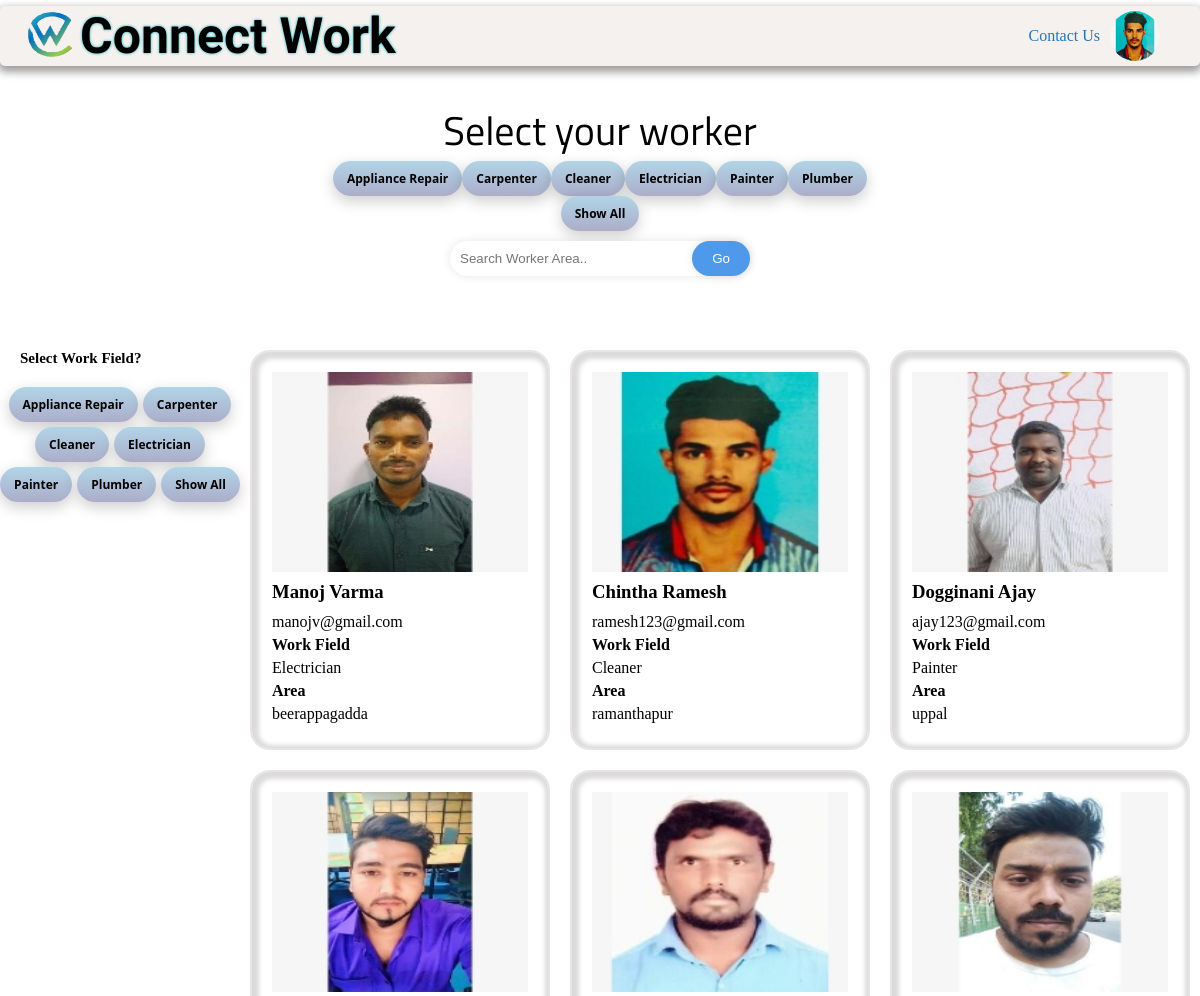
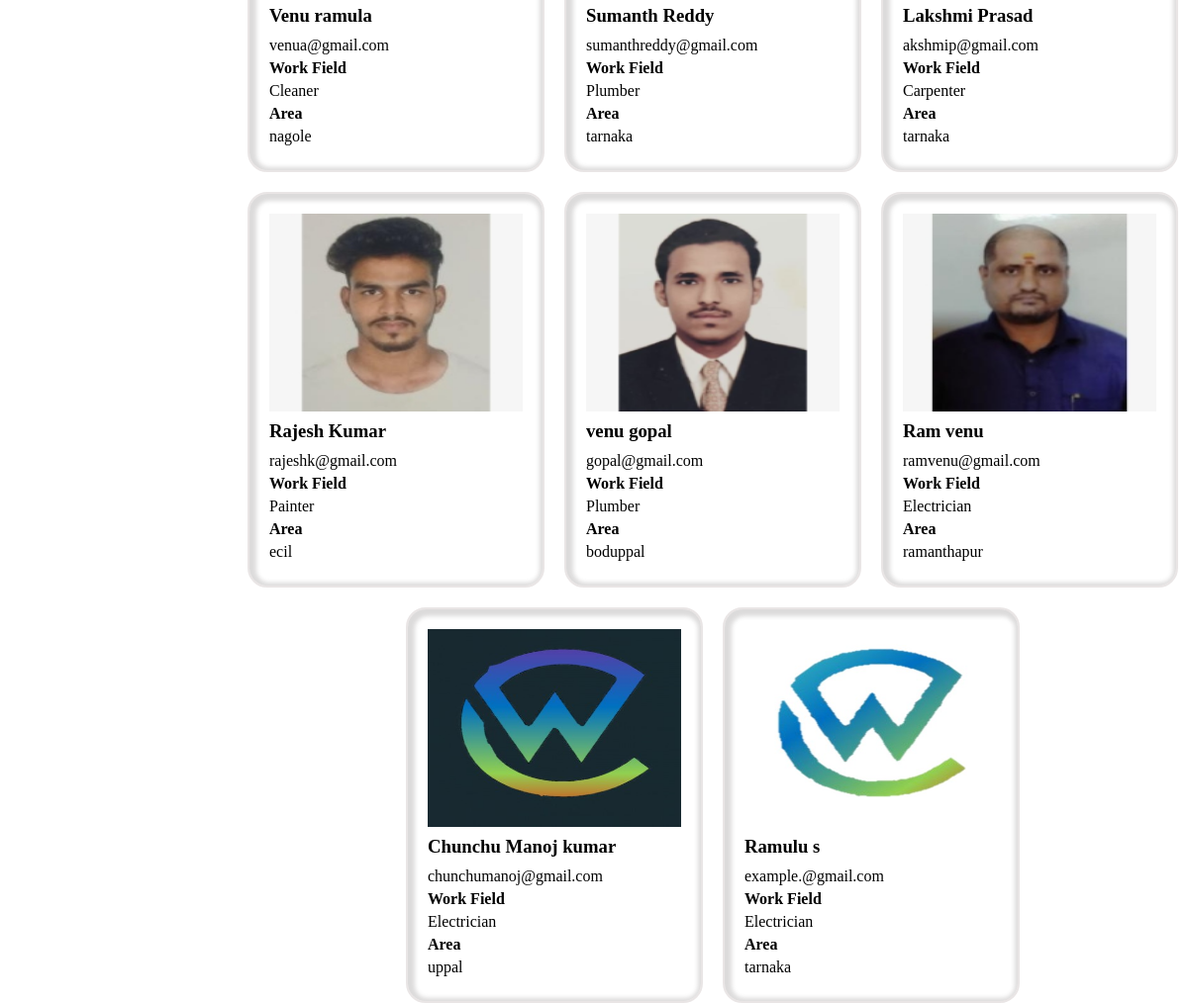
/dashboard/workers_list.php (signed in), run on the app's committed database (2 pictures, top to bottom).
### tables this page shows
CREATE TABLE `workers` (
  `id` int(11) NOT NULL,
  `username` varchar(255) NOT NULL,
  `full_name` varchar(255) NOT NULL,
  `email` varchar(255) NOT NULL,
  `password` varchar(255) NOT NULL,
  `mobile_number` varchar(10) NOT NULL,
  `address` varchar(255) NOT NULL,
  `area` varchar(255) NOT NULL,
  `pin_code` varchar(6) NOT NULL,
  `work_experience` varchar(255) NOT NULL,
  `description` text NOT NULL,
  `profile_pic` varchar(400) NOT NULL,
  `field` varchar(30) NOT NULL,
  `created` timestamp NOT NULL DEFAULT current_timestamp(),
  `latitude` float NOT NULL,
  `longitude` float NOT NULL,
  `verify_token` varchar(100) NOT NULL,
  `verify_status` tinyint(2) NOT NULL DEFAULT 0 COMMENT '0=not,1=verifyed'
);

### dashboard/workers_list.php (the view, shortened to what this page needs)
<!DOCTYPE html>
<html lang="en">
<head>
    <link rel="stylesheet" type="text/css" href="./style.css">
</head>
<body>
<div id="user-login">
    <div id="nav" class="hide-when-logged-out">
        <div id="left-nav">
            <img src="./logo.png" alt="logo" id="logo">
            <h2>Connect Work</h2>
        </div>
        <div id="right-nav">
            <a href="../Home_page/index.html#contact">Contact Us</a>
            <?php if (isset($_SESSION['user']) &&!empty($_SESSION['user'])) :?>
            <img src="../Worker_Signup/uploads/<?= $_SESSION['user']['profile_pic']?>" alt="Profile Pic" id="profile">
            <?php endif;?>
        </div>
    </div>
    <div id="top-filter">
        <h2>Select your worker</h2>
        <div id="filter">
            <button class="beautiful-button" onclick="filterWorkers('Appliance Repair')">Appliance Repair</button>
            <button class="beautiful-button" onclick="filterWorkers('Carpenter')">Carpenter</button>
            <button class="beautiful-button" onclick="filterWorkers('Cleaner')">Cleaner</button>
            <button class="beautiful-button" onclick="filterWorkers('Electrician')">Electrician</button>
            <button class="beautiful-button" onclick="filterWorkers('Painter')">Painter</button>
            <button class="beautiful-button" onclick="filterWorkers('Plumber')">Plumber</button>
        </div>
        <button id="show-button" class="beautiful-button" onclick="showAllWorkers()">Show All</button>
            <div class="search" id="search">
                 <input placeholder="Search Worker Area.." type="text" id="searchInput" onkeyup="searchWorkers()">
                 <button type="submit">Go</button>
            </div>
    </div>
    <div id="parent">
        <div id="filter-left">
            <h4>Select Work Field?</h4>
            <div>
                <button class="beautiful-button" onclick="filterWorkers('Appliance Repair')">Appliance Repair</button>
                <button class="beautiful-button" onclick="filterWorkers('Carpenter')">Carpenter</button>
                <button class="beautiful-button" onclick="filterWorkers('Cleaner')">Cleaner</button>
                <button class="beautiful-button" onclick="filterWorkers('Electrician')">Electrician</button>
                <button class="beautiful-button" onclick="filterWorkers('Painter')">Painter</button>
                <button class="beautiful-button" onclick="filterWorkers('Plumber')">Plumber</button>
                <button class="beautiful-button" onclick="showAllWorkers()">Show All</button>
            </div>
        </div>
        <div id="workers-list" data-aos="fade-up" data-aos-delay="200">
            <?php
            include 'config.php';
            $sql = "SELECT * FROM workers";
            $result = $conn->query($sql);
            if ($result->num_rows > 0) {
                while($row = $result->fetch_assoc()) {
                    echo "<div class='worker-item' data-id='". $row["id"]. "' data-work-field='". $row["field"]. "' data-area='". $row["area"]. "'>";
                    echo "<img src='../Worker_Signup/uploads/". $row["profile_pic"]. "' alt='Profile Pic' width='100' height='100'>";
                    echo "<h3>". $row["full_name"]. "</h3>";
                    echo "<p>". $row["email"]. "</p>";
                    echo "<strong>Work Field</strong>";
                    echo "<p>". $row["field"]. "</p>";
                    echo "<strong>Area</strong>";
                    echo "<p>". $row["area"]. "</p>";
                    echo "</div>";
                }
            } else {
                echo "<h2 id='no-workers-found'>No workers found</h2>";
            }
            ?>
        </div>
    </div>
    </div>
</body>
</html>

### dashboard/style.css (style rules this page uses)
* { box-sizing: border-box; padding: 0; margin: 0; }
#nav { display: flex; justify-content: space-between; z-index: 5; align-items: center; flex-direction: row; width: 100%; line-height: 20px; background-color: rgb(245, 241, 239); border-radius: 5px; margin-top: 6px; position: fixed; box-shadow: 0 4px 8px 2px rgba(0, 0, 0, 0.388); top: 0px; }
#logo { width: 60px; margin-left: 20px; height: 60px; }
#left-nav { display: flex; align-items: center; }
#left-nav>h2 { font-size: 50px; font-family: "Lovers Quarrel", cursive; font-weight: 550; font-style: normal; text-shadow: 0 0 3px rgb(0, 175, 181); }
#right-nav { display: flex; align-items: center; }
a { text-decoration: none; color: rgb(38, 117, 181); }
#profile { margin-left: 10px; border-radius: 30px; margin-right: 40px; width: 50px; height: 50px; cursor: pointer; }
#top-filter { margin-top: 100px; display: flex; align-items: center; flex-direction: column; flex-wrap: wrap; height: 200px; margin-bottom: 50px; }
#top-filter>h2 { font-family: "Titillium Web", sans-serif; font-weight: 400; font-style: normal; }
h2 { font-size: 40px; }
#filter-left { width: 20%; }
#parent { display: flex; flex-direction: row; }
#parent > #workers-list { display: flex; justify-content: center; width: 80%; align-items: center; flex-direction: row; flex-wrap: wrap; gap: 20px; }
#workers-list > div { border: 2px solid rgba(208, 198, 198, 0.459); border-radius: 20px; padding: 20px; height: 400px; width: 300px; box-shadow: inset 2px 2px 4px 5px rgba(75, 73, 73, 0.196); cursor: pointer; }
#workers-list > div > h3 { padding: 5px 0; }
#workers-list > div > p { padding: 5px 0; }
#workers-list > div > img { width: 100%; height: 200px; }
#filter { display: flex; flex-direction: row; flex-wrap: wrap; justify-content: center; align-items: center; }
#filter-left > div { margin-top: 20px; display: flex; justify-content: center; flex-direction: row; flex-wrap: wrap; gap: 5px; }
#filter-left > h4 { margin-left: 20px; font-size: 15px; }
.beautiful-button { position: relative; display: inline-block; background: linear-gradient(to bottom, #b1d4e7, #acadc9); color: black; font-family: "Segoe UI", sans-serif; font-weight: bold; font-size: 12px; border: none; border-radius: 30px; padding: 9px 14px; cursor: pointer; box-shadow: 0 5px 15px rgba(0, 0, 0, 0.2); animation: button-shimmer 2s infinite; transition: all 0.3s ease-in-out; }
#show-button { margin-bottom: 10px; }
.search { display: inline-block; position: relative; }
.search input[type="text"] { width: 300px; padding: 10px; border: none; border-radius: 20px; box-shadow: 0 0 10px rgba(0, 0, 0, 0.1); }
.search button[type="submit"] { background-color: #4e99e9; border: none; color: #fff; cursor: pointer; padding: 10px 20px; border-radius: 20px; box-shadow: 0 0 10px rgba(0, 0, 0, 0.1); position: absolute; top: 0; right: 0; transition: .9s ease; }

### data on the page
workers: profile_pic (picture), full_name "Manoj Varma", email "manojv@gmail.com", field "Electrician", area "beerappagadda"
workers: profile_pic (picture), full_name "Chintha Ramesh", email "ramesh123@gmail.com", field "Cleaner", area "ramanthapur"
workers: profile_pic (picture), full_name "Dogginani Ajay", email "ajay123@gmail.com", field "Painter", area "uppal"
workers: profile_pic (picture), full_name "Venu ramula", email "venua@gmail.com", field "Cleaner", area "nagole"
workers: profile_pic (picture), full_name "Sumanth Reddy", email "sumanthreddy@gmail.com", field "Plumber", area "tarnaka"
workers: profile_pic (picture), full_name "Lakshmi Prasad", email "akshmip@gmail.com", field "Carpenter", area "tarnaka"
workers: profile_pic (picture), full_name "Rajesh Kumar", email "rajeshk@gmail.com", field "Painter", area "ecil"
workers: profile_pic (picture), full_name "venu gopal", email "gopal@gmail.com", field "Plumber", area "boduppal"
workers: profile_pic (picture), full_name "Ram venu", email "ramvenu@gmail.com", field "Electrician", area "ramanthapur"
workers: profile_pic (picture), full_name "Chunchu Manoj kumar", email "chunchumanoj@gmail.com", field "Electrician", area "uppal"
workers: profile_pic (picture), full_name "Ramulu s", email "example.@gmail.com", field "Electrician", area "tarnaka"
